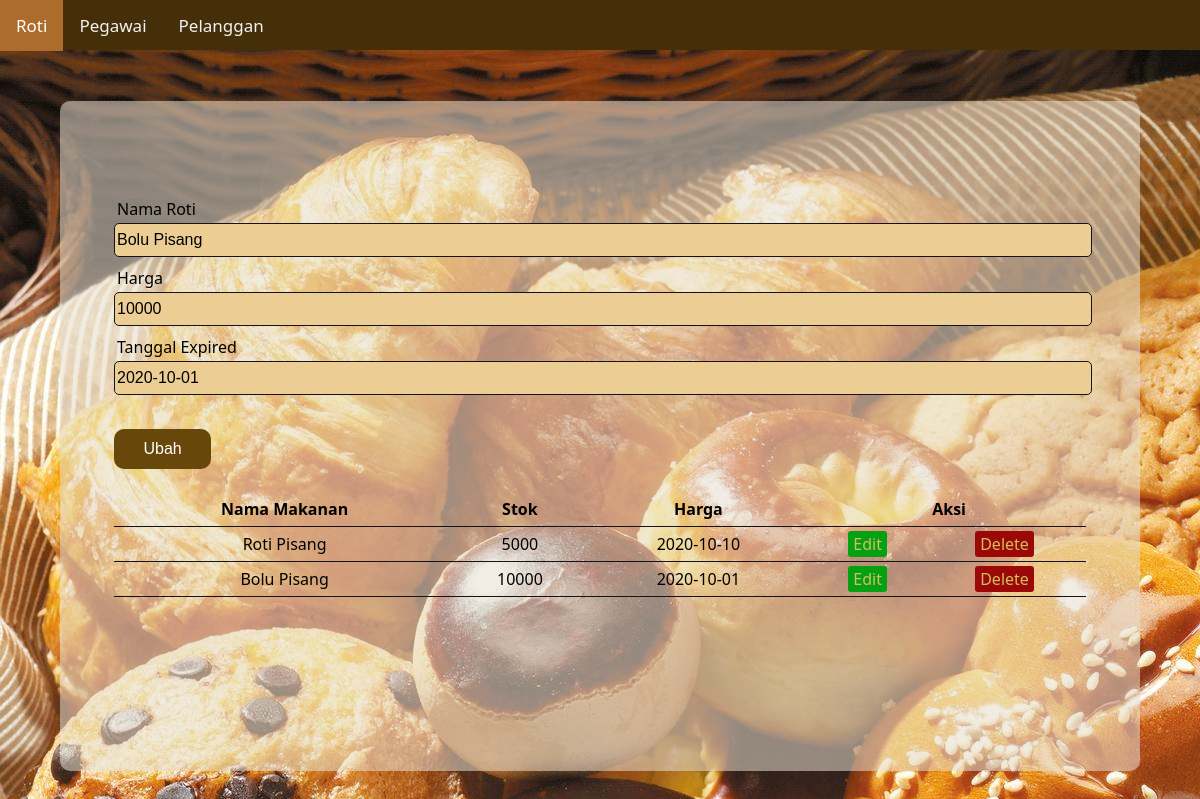
Screenshot of /roti.php?edit=2 with the database file from the repository.
### tables this page shows
CREATE TABLE IF NOT EXISTS `roti` (
  `id_roti` int(11) NOT NULL AUTO_INCREMENT,
  `nama_roti` varchar(20) NOT NULL,
  `harga_roti` int(40) NOT NULL,
  `exp_date` varchar(255) NOT NULL,
  PRIMARY KEY (`id_roti`)
);

### conn_roti.php (called while the page is built, shortened)
<?php
    $db = mysqli_connect('localhost', 'root', 'alfin99', 'tokoroti_db') or die ($db);
    $results = mysqli_query($db, "SELECT * FROM roti");
?>

### roti.php (the view, shortened to what this page needs)
<?php include('conn_roti.php');
    if (isset($_GET['edit'])) {
        $idr = $_GET['edit'];
        $edit_state = true;
        $rec = mysqli_query($db, "SELECT * FROM roti WHERE id_roti=$idr");
        $record = mysqli_fetch_array($rec);
        $name_roti = $record['nama_roti'];
        $harga_roti = $record['harga_roti'];
        $expDate = $record['exp_date'];
    }
?>
<!DOCTYPE html>
<html lang="en">
<head>
    <link rel="stylesheet" href="style_roti.css">
</head>
<body>
    <div class="header">
            <a class="active" href="roti.php">Roti</a>
            <a  href="pegawai.php">Pegawai</a>
            <a  href="pelanggan.php">Pelanggan</a>
    </div>
    <div class="container">
        <div class="form-input">
            <form method="post" action="conn_roti.php">
                <div class="input-group">
                    <label>Nama Roti</label>
                    <input type="text" name="nama_roti" value="<?php echo $name_roti; ?>">
                </div>
                <div class="input-group">
                    <label>Harga</label>
                    <input type="number" name="harga_roti" value="<?php echo $harga_roti; ?>">
                </div>
                <div class="input-group">
                    <label>Tanggal Expired</label>
                    <input type="text" name="exp_date" value="<?php echo $expDate; ?>">
                </div>
                <div class="input-group">
                    <?php if ($edit_state == false): ?>
                    <button type="submit" name="simpan" class="btn">Simpan</button>
                    <?php else: ?>
                    <button type="submit" name="ubah" class="btn">Ubah</button>
                    <?php endif ?>
                </div>
            </form>
        </div>
        <div class="table-data">
            <table>
                <thead>
                    <tr>
                        <th>Nama Makanan</th>
                        <th>Stok</th>
                        <th>Harga</th>
                        <th colspan="2">Aksi</th>
                    </tr>
                </thead>
                <tbody>
                    <?php while ($row = mysqli_fetch_array($results)) { ?>
                    <tr>
                        <td><?php echo $row['nama_roti']; ?></td>
                        <td><?php echo $row['harga_roti']; ?></td>
                        <td><?php echo $row['exp_date']; ?></td>
                        <td><a href="roti.php?edit=<?php echo $row['id_roti']; ?>" class="edit-btn">Edit</a></td>
                        <td><a href="conn_roti.php?del=<?php echo $row['id_roti']; ?>" class="del-btn">Delete</a></td>
                    </tr>
                    <?php } ?>
                </tbody>
            </table>
        </div>
    </div>
</body>
</html>

### style_roti.css (style rules this page uses)
body { margin: 0; padding: 0; display: flex; justify-content: center; align-items: center; min-height: 100vh; background-image: url(img/bread-rolls-buns.jpg); font-family: 'Segoe UI', Tahoma, Geneva, Verdana, sans-serif; }
.header { top: 0; left: 0; text-align: center; background-color: #442f08; position: fixed; list-style: none; color: #FFFF; width: 100%; height: 50px; z-index: 1; }
.header a { float: left; color: #f2f2f2; text-align: center; padding: 14px 16px; text-decoration: none; font-size: 17px; }
.header a.active { background-color: rgb(173, 107, 44); color: white; }
.container { position: relative; width: 90%; margin-top: 6%; height: 670px; border-radius: 10px; align-items: center; display: flex; justify-content: space-around; background: rgba(231, 222, 208, 0.548); }
.container .form-input { position: absolute; width: 100%; display: flex; justify-content: center; align-items: center; height: 50%; padding: 5%; margin-top: -25%; border-radius: 10px; text-align: center; }
.container .table-data { position: absolute; width: 90%; display: flex; justify-content: center; align-items: center; height: 50%; padding: 5%; margin-top: 20%; border-radius: 10px; text-align: center; }
form { display: block; margin: auto; width: 100%; height: 100%; padding: 5%; text-align: left; }
.input-group { margin: 10px 0 10px 0px; }
.input-group label { display: block; text-align: left; margin: 3px; }
.input-group input { height: 30px; width: 100%; font-size: 16px; border-radius: 5px; background: rgb(236, 206, 149); border: 1px solid #141418; }
.btn { background-color: #68470a; border: none; color:rgb(255, 255, 255); width: 10%; margin-top: 2.5%; height: 40px; display: flex; text-decoration: none; display: inline-block; font-size: 16px; cursor: pointer; border-radius: 10px; }
table { width: 100%; margin: 30px auto; border-collapse: collapse; text-align: left; }
tr { border-bottom: 1px solid #141418; }
th, td { border: none; height: 30px; padding: 2px; text-align: center; }
.del-btn { text-decoration: none; padding: 2px 5px; color: rgb(211, 190, 97); border-radius: 3px; background: rgb(155, 8, 8); }
.edit-btn { text-decoration: none; padding: 2px 5px; color: rgb(211, 190, 97); border-radius: 3px; background: rgb(6, 160, 19); }

### rows the page displays
roti: nama_roti "Bolu Pisang", harga_roti "10000", exp_date "2020-10-01"
roti: nama_roti "Roti Pisang", harga_roti "5000", exp_date "2020-10-10"
